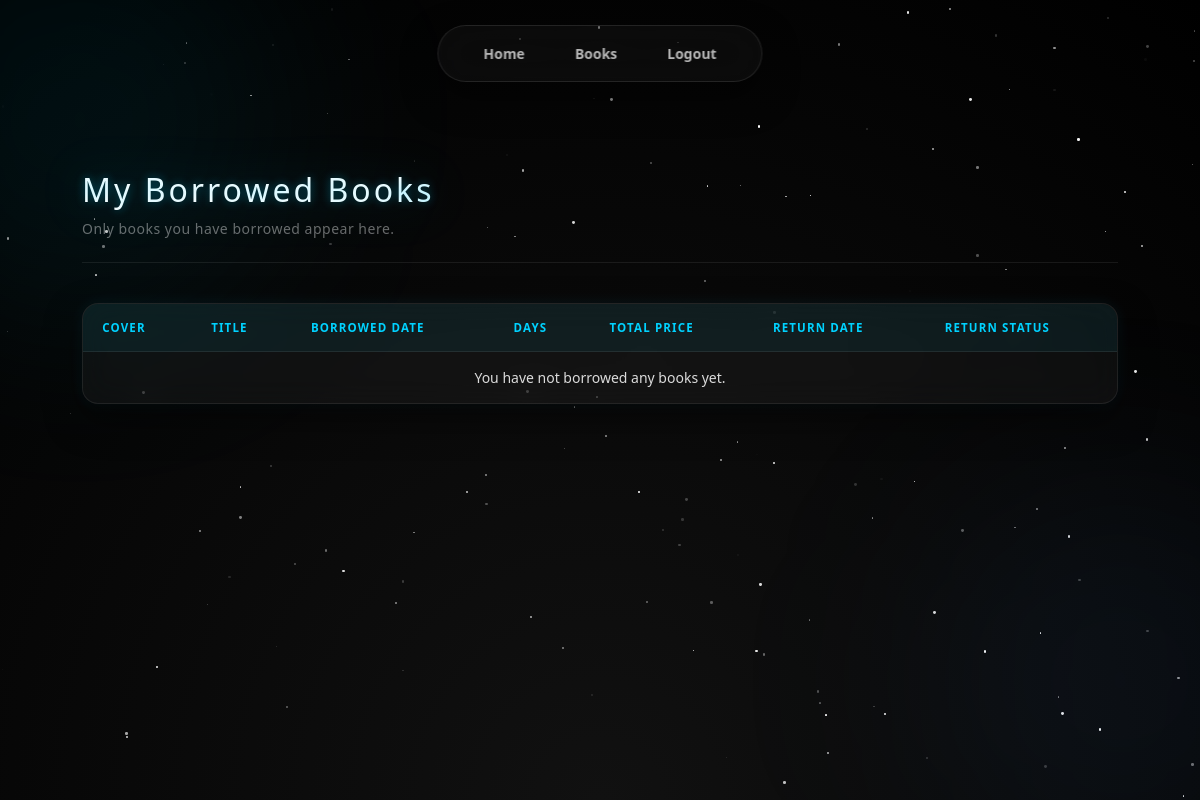
/my-borrowed/ (signed in), run on an earlier commit of the app's database.
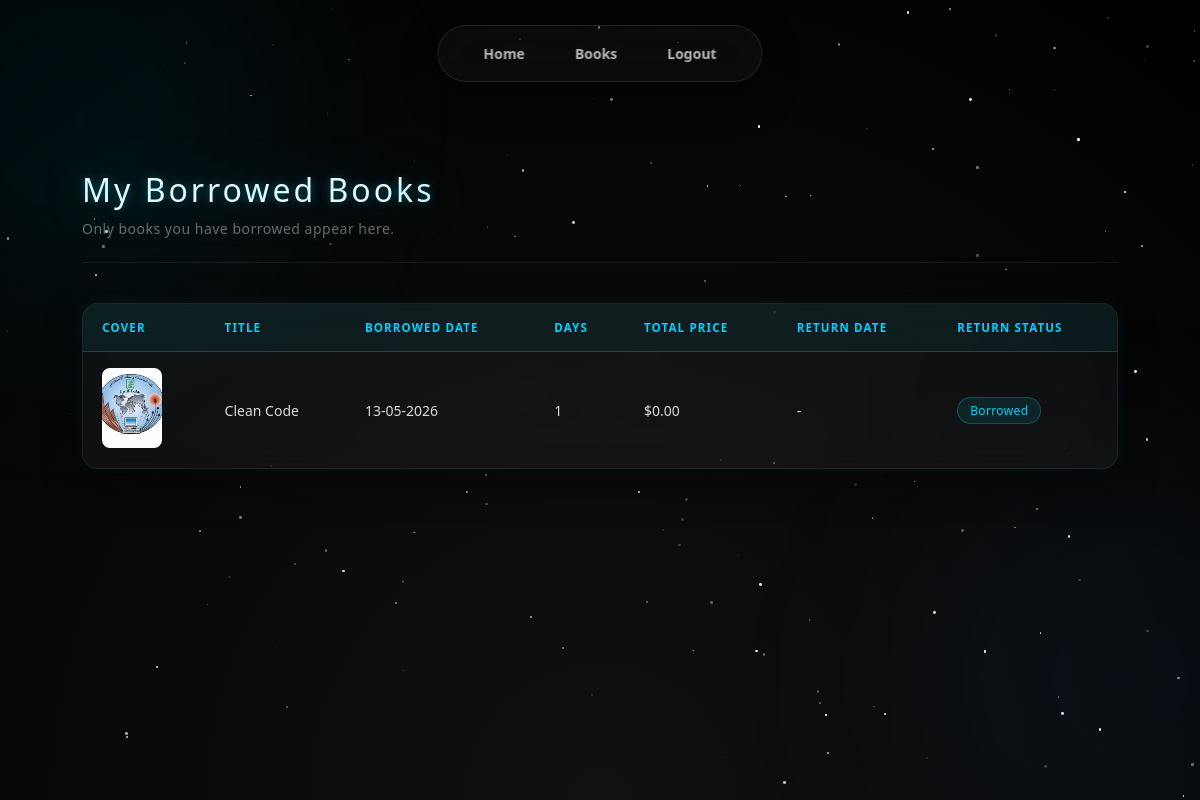
And on a later commit of the database.
### books/models.py (models this page shows, shortened)
class Borrow(models.Model):
    user = models.ForeignKey(Signup, on_delete=models.CASCADE)
    book = models.ForeignKey(Book, on_delete=models.CASCADE)
    borrowed_date = models.DateTimeField(auto_now_add=True)
    return_date = models.DateTimeField(null=True, blank=True)
    is_returned = models.BooleanField(default=False)
    days = models.PositiveIntegerField()
    total_price = models.DecimalField(max_digits=10, decimal_places=2)

class Book(models.Model):
    title = models.CharField(max_length=200)
    author = models.CharField(max_length=100)
    category = models.CharField(max_length=100)
    published_date = models.DateField()
    description = models.TextField()
    image = models.ImageField(upload_to='books/')
    borrow_price_per_day = models.DecimalField(max_digits=10, decimal_places=2, default=0.00)

### users/views.py (the view)
# urls.py: path('my-borrowed/', views.my_borrowed_books, name='my_borrowed_books'),
def my_borrowed_books(request):
    if request.session.get('is_admin', False):
        return redirect('welcome')
    user_id = request.session.get('user_id')
    if not user_id:
        return redirect('login')
    user = get_object_or_404(Signup, id=user_id)
    borrowed = Borrow.objects.select_related('book').filter(user=user)
    return render(request, 'my_borrowed.html', {
        'borrowed_books': borrowed
    })

### templates/my_borrowed.html (shortened to what this page needs)
{% load static %}
<!DOCTYPE html>
<html lang="en">
<head>
    <link rel="stylesheet" href="{% static 'style/style2.css' %}" />
    <link rel="stylesheet" href="{% static 'style/style.css' %}" />
</head>
<body>
    <nav>
        <a href="{% url 'welcome' %}">Home</a>
        <a href="{% url 'books_list' %}">Books</a>
        <a href="{% url 'logout' %}">Logout</a>
    </nav>
    <main class="page">
        <div class="page-header">
            <h1>My Borrowed Books</h1>
            <p>Only books you have borrowed appear here.</p>
        </div>
        <div class="table-wrap">
            <table>
                <thead>
                    <tr>
                        <th>Cover</th>
                        <th>Title</th>
                        <th>Borrowed Date</th>
                        <th>Days</th>
                        <th>Total Price</th>
                        <th>Return Date</th>
                        <th>Return Status</th>
                    </tr>
                </thead>
                <tbody>
                    {% for item in borrowed_books %}
                    <tr>
                        <td>
                            {% if item.book.image %}
                            <img src="{{ item.book.image.url }}" width="60" height="80" style="object-fit: cover; border-radius: 8px;" />
                            {% endif %}
                        </td>
                        <td>{{ item.book.title }}</td>
                        <td>{{ item.borrowed_date|date:'d-m-Y' }}</td>
                        <td>{{ item.days }}</td>
                        <td>${{ item.total_price }}</td>
                        <td>{% if item.return_date %}{{ item.return_date|date:'d-m-Y' }}{% else %}-{% endif %}</td>
                        <td>
                            {% if item.is_returned %}
                                <span class="badge badge-available">Returned</span>
                            {% else %}
                                <span class="badge badge-borrowed">Borrowed</span>
                            {% endif %}
                        </td>
                    </tr>
                    {% empty %}
                    <tr>
                        <td colspan="7" style="text-align:center;">You have not borrowed any books yet.</td>
                    </tr>
                    {% endfor %}
                </tbody>
            </table>
        </div>
    </main>
</body>
</html>

### static/style/style2.css (style rules this page uses)
body { min-height: 100vh; background: radial-gradient(circle at bottom, #111, #000); color: white; display: flex; flex-direction: column; align-items: center; overflow-x: hidden; }
nav { display:flex; justify-content:center; gap:20px; padding:20px; backdrop-filter: blur(10px); }
nav a { color:white; text-decoration:none; padding:10px 20px; border-radius:10px; transition:0.3s; position:relative; }
nav a::after { content:""; position:absolute; bottom:0; left:0; width:0%; height:2px; background:#ffffff; transition:0.3s; }
.page { width: 100%; max-width: 1100px; padding: 3rem 2rem 4rem; animation: fadeIn 0.8s ease; }
.page-header { margin-bottom: 2.5rem; padding-bottom: 1.5rem; border-bottom: 1px solid rgba(255, 255, 255, 0.08); }
.page-header h1 { font-size: 2rem; font-weight: 300; letter-spacing: 3px; text-shadow: 0 0 10px rgba(0, 210, 255, 0.4); }
.page-header p { margin-top: 0.5rem; color: rgba(255, 255, 255, 0.4); font-size: 0.875rem; letter-spacing: 0.5px; }
.table-wrap { background: rgba(255,255,255,0.04); backdrop-filter: blur(15px); border: 1px solid rgba(255,255,255,0.08); border-radius: 16px; overflow: hidden; box-shadow: 0 15px 35px rgba(0,0,0,0.5), 0 0 15px rgba(0,210,255,0.08); }
table { width: 100%; border-collapse: collapse; font-size: 0.875rem; }
thead { background: rgba(0,210,255,0.06); border-bottom: 1px solid rgba(255,255,255,0.08); }
thead th { padding: 1rem 1.2rem; text-align: left; font-weight: 600; font-size: 0.72rem; letter-spacing: 0.1em; text-transform: uppercase; color: #00d2ff; }
tbody tr { border-bottom: 1px solid rgba(255,255,255,0.05); transition: background 0.2s; }
tbody tr:last-child { border-bottom: none; }
tbody td { padding: 1rem 1.2rem; color: rgba(255,255,255,0.85); vertical-align: middle; }
.badge { display: inline-flex; align-items: center; gap: 5px; padding: 0.25rem 0.75rem; border-radius: 20px; font-size: 0.75rem; font-weight: 500; letter-spacing: 0.03em; }
.badge-borrowed { background: rgba(0,210,255,0.1); color: #00d2ff; border: 1px solid rgba(0,210,255,0.25); }

### static/style/style.css (style rules this page uses)
* { margin: 0; padding: 0; box-sizing: border-box; font-family: 'Segoe UI', Roboto, Helvetica, Arial, sans-serif; }
body { min-height: 100vh; display: flex; flex-direction: column; background: radial-gradient(circle at bottom, #111, #000); color: white; overflow-x: hidden; padding-top: 120px; }
body::before, body::after { content: ""; position: fixed; width: 400px; height: 400px; border-radius: 50%; background: rgba(0, 210, 255, 0.07); filter: blur(100px); z-index: -1; animation: floatGlow 15s infinite alternate; }
body::before { top: -10%; left: -10%; }
body::after { bottom: -10%; right: -10%; background: rgba(58, 123, 213, 0.07); }
main { flex: 1; }
nav { display: flex; justify-content: center; align-items: center; gap: 10px; padding: 8px 25px; position: fixed; top: 25px; left: 50%; transform: translateX(-50%); z-index: 1000; background: rgba(255, 255, 255, 0.03); backdrop-filter: blur(20px) saturate(180%); border: 1px solid rgba(255, 255, 255, 0.1); border-radius: 50px; box-shadow: 0 15px 35px rgba(0, 0, 0, 0.5); transition: all 0.4s cubic-bezier(0.4, 0, 0.2, 1); }
nav a { color: rgba(255, 255, 255, 0.7); text-decoration: none; padding: 10px 20px; border-radius: 30px; font-size: 14px; font-weight: 600; transition: 0.3s; }
h1 { font-size: clamp(45px, 8vw, 85px); font-weight: 900; background: linear-gradient(135deg, #fff 30%, #00d2ff, #3a7bd5); -webkit-background-clip: text; -webkit-text-fill-color: transparent; letter-spacing: -3px; filter: drop-shadow(0 0 25px rgba(0, 210, 255, 0.2)); }

What changed in the data, as far as the page shows it:
added Borrow: book.image (picture), book "Clean Code", borrowed_date "13-05-2026", days "1", total_price "0.00", is_returned "Borrowed"
Also different on the page:
text no longer shown: "You have not borrowed any books yet."
